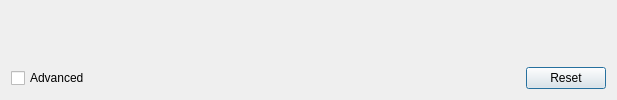
<?xml version="1.0" encoding="UTF-8"?>
<ui version="4.0">
 <class>stretchingDialog</class>
 <widget class="QDialog" name="stretchingDialog">
  <property name="geometry">
   <rect>
    <x>0</x>
    <y>0</y>
    <width>617</width>
    <height>100</height>
   </rect>
  </property>
  <property name="windowTitle">
   <string>Linear stretching</string>
  </property>
  <layout class="QVBoxLayout" name="mainLayout">
   <item>
    <spacer name="verticalSpacer">
     <property name="orientation">
      <enum>Qt::Vertical</enum>
     </property>
     <property name="sizeHint" stdset="0">
      <size>
       <width>20</width>
       <height>53</height>
      </size>
     </property>
    </spacer>
   </item>
   <item>
    <layout class="QHBoxLayout" name="horizontalLayout">
     <item>
      <widget class="QCheckBox" name="checkBox">
       <property name="text">
        <string>Advanced</string>
       </property>
      </widget>
     </item>
     <item>
      <spacer name="horizontalSpacer">
       <property name="orientation">
        <enum>Qt::Horizontal</enum>
       </property>
       <property name="sizeHint" stdset="0">
        <size>
         <width>40</width>
         <height>20</height>
        </size>
       </property>
      </spacer>
     </item>
     <item>
      <widget class="QPushButton" name="resetButton">
       <property name="text">
        <string>Reset</string>
       </property>
      </widget>
     </item>
    </layout>
   </item>
  </layout>
 </widget>
 <resources/>
 <connections/>
</ui>
